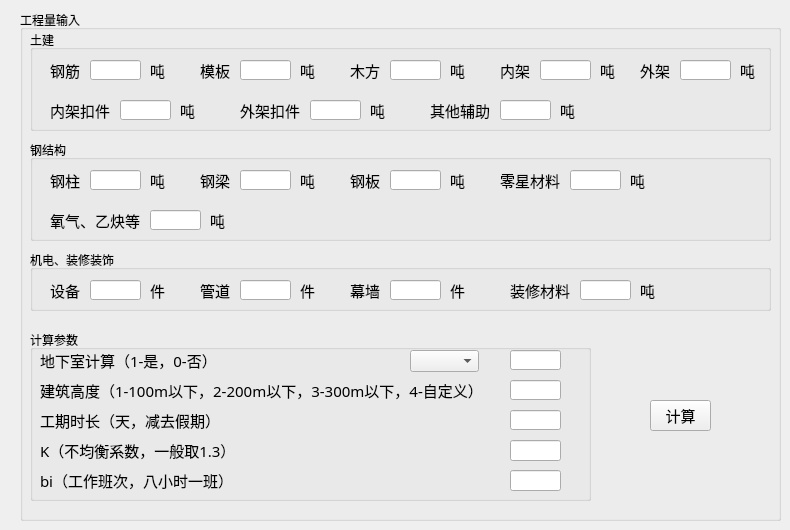
   <widget class="QWidget" name="tabEA">
    <attribute name="title">
     <string>工程量</string>
    </attribute>
    <widget class="QGroupBox" name="groupBoxba">
     <property name="geometry">
      <rect>
       <x>20</x>
       <y>10</y>
       <width>761</width>
       <height>511</height>
      </rect>
     </property>
     <property name="title">
      <string>工程量输入</string>
     </property>
     <widget class="QGroupBox" name="groupBox_2">
      <property name="geometry">
       <rect>
        <x>10</x>
        <y>20</y>
        <width>741</width>
        <height>101</height>
       </rect>
      </property>
      <property name="title">
       <string>土建</string>
      </property>
      <widget class="QLabel" name="label_gj">
       <property name="geometry">
        <rect>
         <x>20</x>
         <y>30</y>
         <width>41</width>
         <height>21</height>
        </rect>
       </property>
       <property name="font">
        <font>
         <family>宋体</family>
         <pointsize>11</pointsize>
        </font>
       </property>
       <property name="text">
        <string>钢筋</string>
       </property>
      </widget>
      <widget class="QLineEdit" name="lineEdit_gj">
       <property name="geometry">
        <rect>
         <x>60</x>
         <y>30</y>
         <width>51</width>
         <height>20</height>
        </rect>
       </property>
      </widget>
      <widget class="QLabel" name="label_2">
       <property name="geometry">
        <rect>
         <x>120</x>
         <y>30</y>
         <width>41</width>
         <height>21</height>
        </rect>
       </property>
       <property name="font">
        <font>
         <family>宋体</family>
         <pointsize>11</pointsize>
        </font>
       </property>
       <property name="text">
        <string>吨</string>
       </property>
      </widget>
      <widget class="QLabel" name="label_mb">
       <property name="geometry">
        <rect>
         <x>170</x>
         <y>30</y>
         <width>41</width>
         <height>21</height>
        </rect>
       </property>
       <property name="font">
        <font>
         <family>宋体</family>
         <pointsize>11</pointsize>
        </font>
       </property>
       <property name="text">
        <string>模板</string>
       </property>
      </widget>
      <widget class="QLabel" name="label_4">
       <property name="geometry">
        <rect>
         <x>270</x>
         <y>30</y>
         <width>41</width>
         <height>21</height>
        </rect>
       </property>
       <property name="font">
        <font>
         <family>宋体</family>
         <pointsize>11</pointsize>
        </font>
       </property>
       <property name="text">
        <string>吨</string>
       </property>
      </widget>
      <widget class="QLineEdit" name="lineEdit_mb">
       <property name="geometry">
        <rect>
         <x>210</x>
         <y>30</y>
         <width>51</width>
         <height>20</height>
        </rect>
       </property>
      </widget>
      <widget class="QLabel" name="label_mf">
       <property name="geometry">
        <rect>
         <x>320</x>
         <y>30</y>
         <width>41</width>
         <height>21</height>
        </rect>
       </property>
       <property name="font">
        <font>
         <family>宋体</family>
         <pointsize>11</pointsize>
        </font>
       </property>
       <property name="text">
        <string>木方</string>
       </property>
      </widget>
      <widget class="QLabel" name="label_6">
       <property name="geometry">
        <rect>
         <x>420</x>
         <y>30</y>
         <width>21</width>
         <height>21</height>
        </rect>
       </property>
       <property name="font">
        <font>
         <family>宋体</family>
         <pointsize>11</pointsize>
        </font>
       </property>
       <property name="text">
        <string>吨</string>
       </property>
      </widget>
      <widget class="QLineEdit" name="lineEdit_mf">
       <property name="geometry">
        <rect>
         <x>360</x>
         <y>30</y>
         <width>51</width>
         <height>20</height>
        </rect>
       </property>
      </widget>
      <widget class="QLabel" name="label_nj">
       <property name="geometry">
        <rect>
         <x>470</x>
         <y>30</y>
         <width>41</width>
         <height>21</height>
        </rect>
       </property>
       <property name="font">
        <font>
         <family>宋体</family>
         <pointsize>11</pointsize>
        </font>
       </property>
       <property name="text">
        <string>内架</string>
       </property>
      </widget>
      <widget class="QLabel" name="label_8">
       <property name="geometry">
        <rect>
         <x>570</x>
         <y>30</y>
         <width>21</width>
         <height>21</height>
        </rect>
       </property>
       <property name="font">
        <font>
         <family>宋体</family>
         <pointsize>11</pointsize>
        </font>
       </property>
       <property name="text">
        <string>吨</string>
       </property>
      </widget>
      <widget class="QLineEdit" name="lineEdit_nj">
       <property name="geometry">
        <rect>
         <x>510</x>
         <y>30</y>
         <width>51</width>
         <height>20</height>
        </rect>
       </property>
      </widget>
      <widget class="QLineEdit" name="lineEdit_wj">
       <property name="geometry">
        <rect>
         <x>650</x>
         <y>30</y>
         <width>51</width>
         <height>20</height>
        </rect>
       </property>
      </widget>
      <widget class="QLabel" name="label_wj">
       <property name="geometry">
        <rect>
         <x>610</x>
         <y>30</y>
         <width>41</width>
         <height>21</height>
        </rect>
       </property>
       <property name="font">
        <font>
         <family>宋体</family>
         <pointsize>11</pointsize>
        </font>
       </property>
       <property name="text">
        <string>外架</string>
       </property>
      </widget>
      <widget class="QLabel" name="label_10">
       <property name="geometry">
        <rect>
         <x>710</x>
         <y>30</y>
         <width>21</width>
         <height>21</height>
        </rect>
       </property>
       <property name="font">
        <font>
         <family>宋体</family>
         <pointsize>11</pointsize>
        </font>
       </property>
       <property name="text">
        <string>吨</string>
       </property>
      </widget>
      <widget class="QLineEdit" name="lineEdit_njkj">
       <property name="geometry">
        <rect>
         <x>90</x>
         <y>70</y>
         <width>51</width>
         <height>20</height>
        </rect>
       </property>
      </widget>
      <widget class="QLabel" name="label_njkj">
       <property name="geometry">
        <rect>
         <x>20</x>
         <y>70</y>
         <width>71</width>
         <height>21</height>
        </rect>
       </property>
       <property name="font">
        <font>
         <family>宋体</family>
         <pointsize>11</pointsize>
        </font>
       </property>
       <property name="text">
        <string>内架扣件</string>
       </property>
      </widget>
      <widget class="QLabel" name="label_12">
       <property name="geometry">
        <rect>
         <x>150</x>
         <y>70</y>
         <width>41</width>
         <height>21</height>
        </rect>
       </property>
       <property name="font">
        <font>
         <family>宋体</family>
         <pointsize>11</pointsize>
        </font>
       </property>
       <property name="text">
        <string>吨</string>
       </property>
      </widget>
      <widget class="QLineEdit" name="lineEdit_wjkj">
       <property name="geometry">
        <rect>
         <x>280</x>
         <y>70</y>
         <width>51</width>
         <height>20</height>
        </rect>
       </property>
      </widget>
      <widget class="QLabel" name="label_wjkj">
       <property name="geometry">
        <rect>
         <x>210</x>
         <y>70</y>
         <width>71</width>
         <height>21</height>
        </rect>
       </property>
       <property name="font">
        <font>
         <family>宋体</family>
         <pointsize>11</pointsize>
        </font>
       </property>
       <property name="text">
        <string>外架扣件</string>
       </property>
      </widget>
      <widget class="QLabel" name="label_30">
       <property name="geometry">
        <rect>
         <x>340</x>
         <y>70</y>
         <width>41</width>
         <height>21</height>
        </rect>
       </property>
       <property name="font">
        <font>
         <family>宋体</family>
         <pointsize>11</pointsize>
        </font>
       </property>
       <property name="text">
        <string>吨</string>
       </property>
      </widget>
      <widget class="QLabel" name="label_qtfz">
       <property name="geometry">
        <rect>
         <x>400</x>
         <y>70</y>
         <width>71</width>
         <height>21</height>
        </rect>
       </property>
       <property name="font">
        <font>
         <family>宋体</family>
         <pointsize>11</pointsize>
        </font>
       </property>
       <property name="text">
        <string>其他辅助</string>
       </property>
      </widget>
      <widget class="QLineEdit" name="lineEdit_qtfz">
       <property name="geometry">
        <rect>
         <x>470</x>
         <y>70</y>
         <width>51</width>
         <height>20</height>
        </rect>
       </property>
      </widget>
      <widget class="QLabel" name="label_32">
       <property name="geometry">
        <rect>
         <x>530</x>
         <y>70</y>
         <width>41</width>
         <height>21</height>
        </rect>
       </property>
       <property name="font">
        <font>
         <family>宋体</family>
         <pointsize>11</pointsize>
        </font>
       </property>
       <property name="text">
        <string>吨</string>
       </property>
      </widget>
     </widget>
     <widget class="QGroupBox" name="groupBox_3">
      <property name="geometry">
       <rect>
        <x>10</x>
        <y>130</y>
        <width>741</width>
        <height>101</height>
       </rect>
      </property>
      <property name="title">
       <string>钢结构</string>
      </property>
      <widget class="QLabel" name="label_gz">
       <property name="geometry">
        <rect>
         <x>20</x>
         <y>30</y>
         <width>41</width>
         <height>21</height>
        </rect>
       </property>
       <property name="font">
        <font>
         <family>宋体</family>
         <pointsize>11</pointsize>
        </font>
       </property>
       <property name="text">
        <string>钢柱</string>
       </property>
      </widget>
      <widget class="QLabel" name="label_14">
       <property name="geometry">
        <rect>
         <x>120</x>
         <y>30</y>
         <width>41</width>
         <height>21</height>
        </rect>
       </property>
       <property name="font">
        <font>
         <family>宋体</family>
         <pointsize>11</pointsize>
        </font>
       </property>
       <property name="text">
        <string>吨</string>
       </property>
      </widget>
      <widget class="QLabel" name="label_gl">
       <property name="geometry">
        <rect>
         <x>170</x>
         <y>30</y>
         <width>41</width>
         <height>21</height>
        </rect>
       </property>
       <property name="font">
        <font>
         <family>宋体</family>
         <pointsize>11</pointsize>
        </font>
       </property>
       <property name="text">
        <string>钢梁</string>
       </property>
      </widget>
      <widget class="QLabel" name="label_16">
       <property name="geometry">
        <rect>
         <x>270</x>
         <y>30</y>
         <width>21</width>
         <height>21</height>
        </rect>
       </property>
       <property name="font">
        <font>
         <family>宋体</family>
         <pointsize>11</pointsize>
        </font>
       </property>
       <property name="text">
        <string>吨</string>
       </property>
      </widget>
      <widget class="QLabel" name="label_gb">
       <property name="geometry">
        <rect>
         <x>320</x>
         <y>30</y>
         <width>41</width>
         <height>21</height>
        </rect>
       </property>
       <property name="font">
        <font>
         <family>宋体</family>
         <pointsize>11</pointsize>
        </font>
       </property>
       <property name="text">
        <string>钢板</string>
       </property>
      </widget>
      <widget class="QLabel" name="label_18">
       <property name="geometry">
        <rect>
         <x>420</x>
         <y>30</y>
         <width>41</width>
         <height>21</height>
        </rect>
       </property>
       <property name="font">
        <font>
         <family>宋体</family>
         <pointsize>11</pointsize>
        </font>
       </property>
       <property name="text">
        <string>吨</string>
       </property>
      </widget>
      <widget class="QLabel" name="label_lxcl">
       <property name="geometry">
        <rect>
         <x>470</x>
         <y>30</y>
         <width>71</width>
         <height>21</height>
        </rect>
       </property>
       <property name="font">
        <font>
         <family>宋体</family>
         <pointsize>11</pointsize>
        </font>
       </property>
       <property name="text">
        <string>零星材料</string>
       </property>
      </widget>
      <widget class="QLabel" name="label_20">
       <property name="geometry">
        <rect>
         <x>600</x>
         <y>30</y>
         <width>21</width>
         <height>21</height>
        </rect>
       </property>
       <property name="font">
        <font>
         <family>宋体</family>
         <pointsize>11</pointsize>
        </font>
       </property>
       <property name="text">
        <string>吨</string>
       </property>
      </widget>
      <widget class="QLineEdit" name="lineEdit_gz">
       <property name="geometry">
        <rect>
         <x>60</x>
         <y>30</y>
         <width>51</width>
         <height>20</height>
        </rect>
       </property>
      </widget>
      <widget class="QLineEdit" name="lineEdit_gl">
       <property name="geometry">
        <rect>
         <x>210</x>
         <y>30</y>
         <width>51</width>
         <height>20</height>
        </rect>
       </property>
      </widget>
      <widget class="QLineEdit" name="lineEdit_gb">
       <property name="geometry">
        <rect>
         <x>360</x>
         <y>30</y>
         <width>51</width>
         <height>20</height>
        </rect>
       </property>
      </widget>
      <widget class="QLineEdit" name="lineEdit_lxcl">
       <property name="geometry">
        <rect>
         <x>540</x>
         <y>30</y>
         <width>51</width>
         <height>20</height>
        </rect>
       </property>
      </widget>
      <widget class="QLineEdit" name="lineEdit_yq">
       <property name="geometry">
        <rect>
         <x>120</x>
         <y>70</y>
         <width>51</width>
         <height>20</height>
        </rect>
       </property>
      </widget>
      <widget class="QLabel" name="label_yq">
       <property name="geometry">
        <rect>
         <x>20</x>
         <y>70</y>
         <width>101</width>
         <height>21</height>
        </rect>
       </property>
       <property name="font">
        <font>
         <family>宋体</family>
         <pointsize>11</pointsize>
        </font>
       </property>
       <property name="text">
        <string>氧气、乙炔等</string>
       </property>
      </widget>
      <widget class="QLabel" name="label_34">
       <property name="geometry">
        <rect>
         <x>180</x>
         <y>70</y>
         <width>21</width>
         <height>21</height>
        </rect>
       </property>
       <property name="font">
        <font>
         <family>宋体</family>
         <pointsize>11</pointsize>
        </font>
       </property>
       <property name="text">
        <string>吨</string>
       </property>
      </widget>
     </widget>
     <widget class="QGroupBox" name="groupBox_4">
      <property name="geometry">
       <rect>
        <x>10</x>
        <y>240</y>
        <width>741</width>
        <height>61</height>
       </rect>
      </property>
      <property name="title">
       <string>机电、装修装饰</string>
      </property>
      <widget class="QLabel" name="label_21">
       <property name="geometry">
        <rect>
         <x>120</x>
         <y>30</y>
         <width>41</width>
         <height>21</height>
        </rect>
       </property>
       <property name="font">
        <font>
         <family>宋体</family>
         <pointsize>11</pointsize>
        </font>
       </property>
       <property name="text">
        <string>件</string>
       </property>
      </widget>
      <widget class="QLineEdit" name="lineEdit_sb">
       <property name="geometry">
        <rect>
         <x>60</x>
         <y>30</y>
         <width>51</width>
         <height>20</height>
        </rect>
       </property>
      </widget>
      <widget class="QLabel" name="label_sb">
       <property name="geometry">
        <rect>
         <x>20</x>
         <y>30</y>
         <width>41</width>
         <height>21</height>
        </rect>
       </property>
       <property name="font">
        <font>
         <family>宋体</family>
         <pointsize>11</pointsize>
        </font>
       </property>
       <property name="text">
        <string>设备</string>
       </property>
      </widget>
      <widget class="QLabel" name="label_gd">
       <property name="geometry">
        <rect>
         <x>170</x>
         <y>30</y>
         <width>41</width>
         <height>21</height>
        </rect>
       </property>
       <property name="font">
        <font>
         <family>宋体</family>
         <pointsize>11</pointsize>
        </font>
       </property>
       <property name="text">
        <string>管道</string>
       </property>
      </widget>
      <widget class="QLabel" name="label_24">
       <property name="geometry">
        <rect>
         <x>270</x>
         <y>30</y>
         <width>41</width>
         <height>21</height>
        </rect>
       </property>
       <property name="font">
        <font>
         <family>宋体</family>
         <pointsize>11</pointsize>
        </font>
       </property>
       <property name="text">
        <string>件</string>
       </property>
      </widget>
      <widget class="QLineEdit" name="lineEdit_gd">
       <property name="geometry">
        <rect>
         <x>210</x>
         <y>30</y>
         <width>51</width>
         <height>20</height>
        </rect>
       </property>
      </widget>
      <widget class="QLabel" name="label_mq">
       <property name="geometry">
        <rect>
         <x>320</x>
         <y>30</y>
         <width>41</width>
         <height>21</height>
        </rect>
       </property>
       <property name="font">
        <font>
         <family>宋体</family>
         <pointsize>11</pointsize>
        </font>
       </property>
       <property name="text">
        <string>幕墙</string>
       </property>
      </widget>
      <widget class="QLineEdit" name="lineEdit_mq">
       <property name="geometry">
        <rect>
         <x>360</x>
         <y>30</y>
         <width>51</width>
         <height>20</height>
        </rect>
       </property>
      </widget>
      <widget class="QLabel" name="label_26">
       <property name="geometry">
        <rect>
         <x>420</x>
         <y>30</y>
         <width>41</width>
         <height>21</height>
        </rect>
       </property>
       <property name="font">
        <font>
         <family>宋体</family>
         <pointsize>11</pointsize>
        </font>
       </property>
       <property name="text">
        <string>件</string>
       </property>
      </widget>
      <widget class="QLabel" name="label_zxcl">
       <property name="geometry">
        <rect>
         <x>480</x>
         <y>30</y>
         <width>71</width>
         <height>21</height>
        </rect>
       </property>
       <property name="font">
        <font>
         <family>宋体</family>
         <pointsize>11</pointsize>
        </font>
       </property>
       <property name="text">
        <string>装修材料</string>
       </property>
      </widget>
      <widget class="QLineEdit" name="lineEdit_zxcl">
       <property name="geometry">
        <rect>
         <x>550</x>
         <y>30</y>
         <width>51</width>
         <height>20</height>
        </rect>
       </property>
      </widget>
      <widget class="QLabel" name="label_28">
       <property name="geometry">
        <rect>
         <x>610</x>
         <y>30</y>
         <width>41</width>
         <height>21</height>
        </rect>
       </property>
       <property name="font">
        <font>
         <family>宋体</family>
         <pointsize>11</pointsize>
        </font>
       </property>
       <property name="text">
        <string>吨</string>
       </property>
      </widget>
     </widget>
     <widget class="QGroupBox" name="groupBox_5">
      <property name="geometry">
       <rect>
        <x>10</x>
        <y>320</y>
        <width>561</width>
        <height>171</height>
       </rect>
      </property>
      <property name="title">
       <string>计算参数</string>
      </property>
      <widget class="QLabel" name="label_15">
       <property name="geometry">
        <rect>
         <x>10</x>
         <y>20</y>
         <width>461</width>
         <height>21</height>
        </rect>
       </property>
       <property name="font">
        <font>
         <family>宋体</family>
         <pointsize>11</pointsize>
        </font>
       </property>
       <property name="text">
        <string>地下室计算（1-是，0-否）</string>
       </property>
      </widget>
      <widget class="QLineEdit" name="lineEdit_dxs">
       <property name="geometry">
        <rect>
         <x>480</x>
         <y>20</y>
         <width>51</width>
         <height>20</height>
        </rect>
       </property>
      </widget>
      <widget class="QLabel" name="label_17">
       <property name="geometry">
        <rect>
         <x>10</x>
         <y>50</y>
         <width>461</width>
         <height>21</height>
        </rect>
       </property>
       <property name="font">
        <font>
         <family>宋体</family>
         <pointsize>11</pointsize>
        </font>
       </property>
       <property name="text">
        <string>建筑高度（1-100m以下，2-200m以下，3-300m以下，4-自定义）</string>
       </property>
      </widget>
      <widget class="QLineEdit" name="lineEdit_jzgd">
       <property name="geometry">
        <rect>
         <x>480</x>
         <y>50</y>
         <width>51</width>
         <height>20</height>
        </rect>
       </property>
      </widget>
      <widget class="QLabel" name="label_19">
       <property name="geometry">
        <rect>
         <x>10</x>
         <y>80</y>
         <width>461</width>
         <height>21</height>
        </rect>
       </property>
       <property name="font">
        <font>
         <family>宋体</family>
         <pointsize>11</pointsize>
        </font>
       </property>
       <property name="text">
        <string>工期时长（天，减去假期）</string>
       </property>
      </widget>
      <widget class="QLineEdit" name="lineEdit_gq">
       <property name="geometry">
        <rect>
         <x>480</x>
         <y>80</y>
         <width>51</width>
         <height>20</height>
        </rect>
       </property>
      </widget>
      <widget class="QLabel" name="label_36">
       <property name="geometry">
        <rect>
         <x>10</x>
         <y>110</y>
         <width>461</width>
         <height>21</height>
        </rect>
       </property>
       <property name="font">
        <font>
         <family>宋体</family>
         <pointsize>11</pointsize>
        </font>
       </property>
       <property name="text">
        <string>K（不均衡系数，一般取1.3）</string>
       </property>
      </widget>
      <widget class="QLineEdit" name="lineEdit_k">
       <property name="geometry">
        <rect>
         <x>480</x>
         <y>110</y>
         <width>51</width>
         <height>21</height>
        </rect>
       </property>
      </widget>
      <widget class="QLabel" name="label_35">
       <property name="geometry">
        <rect>
         <x>10</x>
         <y>140</y>
         <width>461</width>
         <height>21</height>
        </rect>
       </property>
       <property name="font">
        <font>
         <family>宋体</family>
         <pointsize>11</pointsize>
        </font>
       </property>
       <property name="text">
        <string>bi（工作班次，八小时一班）</string>
       </property>
      </widget>
      <widget class="QLineEdit" name="lineEdit_bi">
       <property name="geometry">
        <rect>
         <x>480</x>
         <y>140</y>
         <width>51</width>
         <height>21</height>
        </rect>
       </property>
      </widget>
      <widget class="QComboBox" name="comboBox">
       <property name="geometry">
        <rect>
         <x>380</x>
         <y>20</y>
         <width>69</width>
         <height>22</height>
        </rect>
       </property>
      </widget>
     </widget>
     <widget class="QPushButton" name="pushButton_js">
      <property name="geometry">
       <rect>
        <x>630</x>
        <y>390</y>
        <width>61</width>
        <height>31</height>
       </rect>
      </property>
      <property name="font">
       <font>
        <family>宋体</family>
        <pointsize>11</pointsize>
       </font>
      </property>
      <property name="text">
       <string>计算</string>
      </property>
     </widget>
    </widget>
   </widget>
